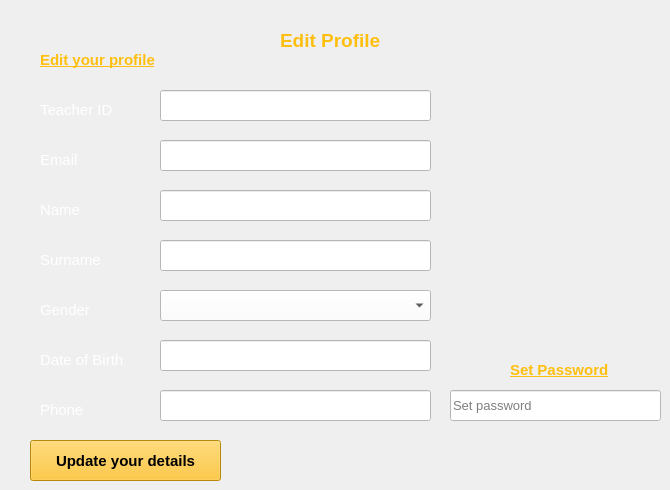
    <widget class="QWidget" name="tab_6">
     <attribute name="title">
      <string>Edit Profile</string>
     </attribute>
     <widget class="QLineEdit" name="tb25">
      <property name="geometry">
       <rect>
        <x>160</x>
        <y>340</y>
        <width>271</width>
        <height>31</height>
       </rect>
      </property>
      <property name="styleSheet">
       <string notr="true">background-color: rgb(255, 255, 255);</string>
      </property>
     </widget>
     <widget class="QLabel" name="label_12">
      <property name="geometry">
       <rect>
        <x>40</x>
        <y>50</y>
        <width>161</width>
        <height>20</height>
       </rect>
      </property>
      <property name="font">
       <font>
        <pointsize>11</pointsize>
        <weight>75</weight>
        <bold>true</bold>
        <underline>true</underline>
       </font>
      </property>
      <property name="styleSheet">
       <string notr="true">color: rgb(255, 191, 16);</string>
      </property>
      <property name="text">
       <string>Edit your profile</string>
      </property>
     </widget>
     <widget class="QLabel" name="label_28">
      <property name="geometry">
       <rect>
        <x>40</x>
        <y>100</y>
        <width>111</width>
        <height>20</height>
       </rect>
      </property>
      <property name="font">
       <font>
        <pointsize>11</pointsize>
       </font>
      </property>
      <property name="styleSheet">
       <string notr="true">color: rgb(255, 255, 255);</string>
      </property>
      <property name="text">
       <string>Teacher ID</string>
      </property>
     </widget>
     <widget class="QLabel" name="label_29">
      <property name="geometry">
       <rect>
        <x>40</x>
        <y>250</y>
        <width>111</width>
        <height>20</height>
       </rect>
      </property>
      <property name="font">
       <font>
        <pointsize>11</pointsize>
       </font>
      </property>
      <property name="styleSheet">
       <string notr="true">color: rgb(255, 255, 255);</string>
      </property>
      <property name="text">
       <string>Surname</string>
      </property>
     </widget>
     <widget class="QLabel" name="label_16">
      <property name="geometry">
       <rect>
        <x>510</x>
        <y>360</y>
        <width>111</width>
        <height>20</height>
       </rect>
      </property>
      <property name="font">
       <font>
        <pointsize>11</pointsize>
        <weight>75</weight>
        <bold>true</bold>
        <underline>true</underline>
       </font>
      </property>
      <property name="styleSheet">
       <string notr="true">color: rgb(255, 191, 16);</string>
      </property>
      <property name="text">
       <string>Set Password</string>
      </property>
     </widget>
     <widget class="QLineEdit" name="tb26">
      <property name="geometry">
       <rect>
        <x>160</x>
        <y>390</y>
        <width>271</width>
        <height>31</height>
       </rect>
      </property>
      <property name="styleSheet">
       <string notr="true">background-color: rgb(255, 255, 255);</string>
      </property>
     </widget>
     <widget class="QLabel" name="label_30">
      <property name="geometry">
       <rect>
        <x>40</x>
        <y>150</y>
        <width>111</width>
        <height>20</height>
       </rect>
      </property>
      <property name="font">
       <font>
        <pointsize>11</pointsize>
       </font>
      </property>
      <property name="styleSheet">
       <string notr="true">color: rgb(255, 255, 255);</string>
      </property>
      <property name="text">
       <string>Email</string>
      </property>
     </widget>
     <widget class="QLineEdit" name="tb22">
      <property name="geometry">
       <rect>
        <x>160</x>
        <y>140</y>
        <width>271</width>
        <height>31</height>
       </rect>
      </property>
      <property name="styleSheet">
       <string notr="true">background-color: rgb(255, 255, 255);</string>
      </property>
     </widget>
     <widget class="QLabel" name="label_8">
      <property name="geometry">
       <rect>
        <x>280</x>
        <y>30</y>
        <width>121</width>
        <height>21</height>
       </rect>
      </property>
      <property name="font">
       <font>
        <pointsize>14</pointsize>
        <weight>75</weight>
        <bold>true</bold>
       </font>
      </property>
      <property name="styleSheet">
       <string notr="true">color: rgb(255, 191, 16);</string>
      </property>
      <property name="text">
       <string>Edit Profile</string>
      </property>
     </widget>
     <widget class="QLineEdit" name="tb21">
      <property name="geometry">
       <rect>
        <x>160</x>
        <y>90</y>
        <width>271</width>
        <height>31</height>
       </rect>
      </property>
      <property name="styleSheet">
       <string notr="true">background-color: rgb(255, 255, 255);</string>
      </property>
     </widget>
     <widget class="QLineEdit" name="tb23">
      <property name="geometry">
       <rect>
        <x>160</x>
        <y>190</y>
        <width>271</width>
        <height>31</height>
       </rect>
      </property>
      <property name="styleSheet">
       <string notr="true">background-color: rgb(255, 255, 255);</string>
      </property>
     </widget>
     <widget class="QPushButton" name="b6">
      <property name="geometry">
       <rect>
        <x>30</x>
        <y>440</y>
        <width>191</width>
        <height>41</height>
       </rect>
      </property>
      <property name="font">
       <font>
        <pointsize>11</pointsize>
        <weight>75</weight>
        <bold>true</bold>
       </font>
      </property>
      <property name="styleSheet">
       <string notr="true">background-color: rgb(255, 191, 16);</string>
      </property>
      <property name="text">
       <string>Update your details</string>
      </property>
     </widget>
     <widget class="QLabel" name="label_31">
      <property name="geometry">
       <rect>
        <x>40</x>
        <y>200</y>
        <width>111</width>
        <height>20</height>
       </rect>
      </property>
      <property name="font">
       <font>
        <pointsize>11</pointsize>
       </font>
      </property>
      <property name="styleSheet">
       <string notr="true">color: rgb(255, 255, 255);</string>
      </property>
      <property name="text">
       <string>Name</string>
      </property>
     </widget>
     <widget class="QLineEdit" name="tb24">
      <property name="geometry">
       <rect>
        <x>160</x>
        <y>240</y>
        <width>271</width>
        <height>31</height>
       </rect>
      </property>
      <property name="styleSheet">
       <string notr="true">background-color: rgb(255, 255, 255);</string>
      </property>
     </widget>
     <widget class="QComboBox" name="cb11_tch">
      <property name="geometry">
       <rect>
        <x>160</x>
        <y>290</y>
        <width>271</width>
        <height>31</height>
       </rect>
      </property>
      <property name="styleSheet">
       <string notr="true">background-color: rgb(255, 255, 255);
font: 10pt &quot;MS Shell Dlg 2&quot;;
</string>
      </property>
      <property name="currentIndex">
       <number>-1</number>
      </property>
      <property name="maxVisibleItems">
       <number>8</number>
      </property>
      <property name="sizeAdjustPolicy">
       <enum>QComboBox::AdjustToContentsOnFirstShow</enum>
      </property>
      <property name="placeholderText">
       <string>Add/Select Teacher</string>
      </property>
      <item>
       <property name="text">
        <string>Male</string>
       </property>
      </item>
      <item>
       <property name="text">
        <string>Female</string>
       </property>
      </item>
     </widget>
     <widget class="QLabel" name="label_32">
      <property name="geometry">
       <rect>
        <x>40</x>
        <y>400</y>
        <width>111</width>
        <height>20</height>
       </rect>
      </property>
      <property name="font">
       <font>
        <pointsize>11</pointsize>
       </font>
      </property>
      <property name="styleSheet">
       <string notr="true">color: rgb(255, 255, 255);</string>
      </property>
      <property name="text">
       <string>Phone</string>
      </property>
     </widget>
     <widget class="QLabel" name="label_33">
      <property name="geometry">
       <rect>
        <x>40</x>
        <y>350</y>
        <width>111</width>
        <height>20</height>
       </rect>
      </property>
      <property name="font">
       <font>
        <pointsize>11</pointsize>
       </font>
      </property>
      <property name="styleSheet">
       <string notr="true">color: rgb(255, 255, 255);</string>
      </property>
      <property name="text">
       <string>Date of Birth</string>
      </property>
     </widget>
     <widget class="QLineEdit" name="tb27">
      <property name="geometry">
       <rect>
        <x>450</x>
        <y>390</y>
        <width>211</width>
        <height>31</height>
       </rect>
      </property>
      <property name="font">
       <font>
        <pointsize>10</pointsize>
       </font>
      </property>
      <property name="styleSheet">
       <string notr="true">background-color: rgb(255, 255, 255);</string>
      </property>
      <property name="echoMode">
       <enum>QLineEdit::Password</enum>
      </property>
      <property name="placeholderText">
       <string>Set password</string>
      </property>
      <property name="clearButtonEnabled">
       <bool>true</bool>
      </property>
     </widget>
     <widget class="QLabel" name="label_34">
      <property name="geometry">
       <rect>
        <x>40</x>
        <y>300</y>
        <width>111</width>
        <height>20</height>
       </rect>
      </property>
      <property name="font">
       <font>
        <pointsize>11</pointsize>
       </font>
      </property>
      <property name="styleSheet">
       <string notr="true">color: rgb(255, 255, 255);</string>
      </property>
      <property name="text">
       <string>Gender</string>
      </property>
     </widget>
    </widget>
